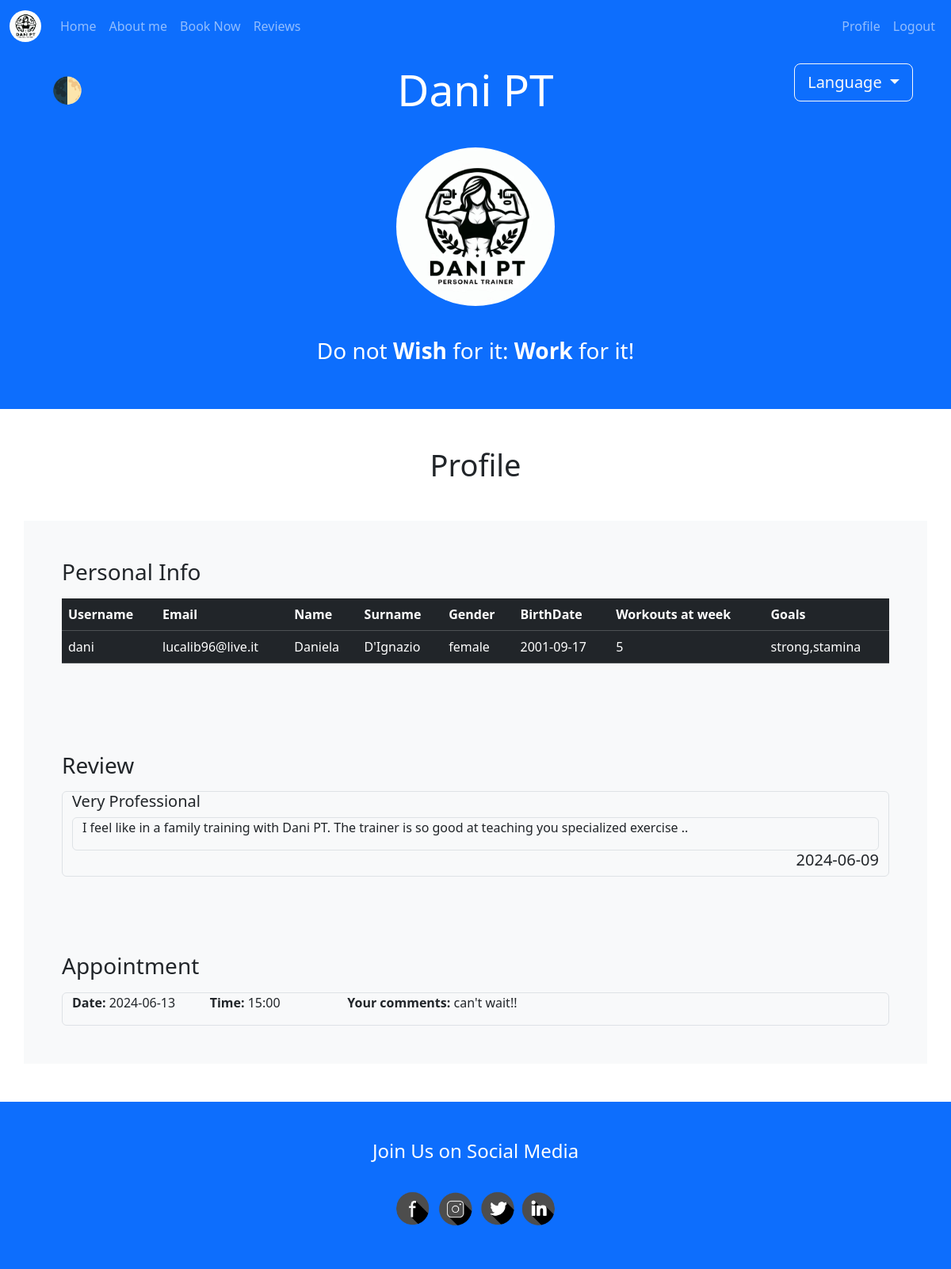
/profile (signed in), run on the app's committed database.
### tables this page shows
CREATE TABLE users(id integer primary key autoincrement, name text,surname text,gender text, birth date,workouts integer,password text, email text, username text unique,goals text);

CREATE TABLE reviews (id integer primary key autoincrement, username_id integer  unique, date date, title text, comment text );

CREATE TABLE booking(id integer primary key autoincrement, id_name integer, date date not null, time time not null, info text, unique(date,time));

### app.py (the view)
@app.route("/profile")
@login_required
def profile():
    personal_info = db.execute("""SELECT name, surname, gender, birth, workouts, email, username, goals
                               FROM users WHERE id = ?""", session["user_id"])
    review =  db.execute("""SELECT reviews.date, title, comment FROM reviews join users
                                 on users.id = username_id where users.id = ?""", session["user_id"])
    appointment = db.execute("SELECT date, time, info FROM booking WHERE id_name = ?", session["user_id"])
    print(appointment)
    return render_template("profile.html", personal_info=personal_info, review=review, appointment=appointment)

### app.py (called while the page is built)
@app.after_request
def after_request(response):
    response.headers["Cache-Control"] = "no-cache, no-store, must-revalidate"
    response.headers["Expires"] = 0
    response.headers["Pragma"] = "no-cache"
    return response

### helpers.py (called while the page is built)
def login_required(f):
    @wraps(f)
    def decorated_function(*args, **kwargs):
        if session.get("user_id") is None:
            return redirect("/login")
        return f(*args, **kwargs)
    return decorated_function

### templates/profile.html (shortened to what this page needs)
{% extends "layout.html" %}
{%block head%}
<link href="https://cdn.jsdelivr.net/npm/bootstrap@5.3.3/dist/css/bootstrap.min.css" rel="stylesheet">
<link href="{{ url_for('static', filename='style.css') }}" rel="stylesheet">
{%endblock%}
{% block main %}
    <h2 class="mt-5 titolo2">Profile</h2>
    <div class="container p-5 mt-5 bg-light text-dark tema">
        <h3>Personal Info</h3>
            <div class="table-responsive mt-3">
                <table class="table stripped-table table-dark table-bordeless">
                    <thead>
                        <tr>
                            <th>Username</th>
                            <th>Email</th>
                            <th>Name</th>
                            <th>Surname</th>
                            <th>Gender</th>
                            <th>BirthDate</th>
                            <th>Workouts at week</th>
                            <th>Goals</th>
                        </tr>
                    </thead>
                    <tbody>
                       {% for info in personal_info %}
                       <tr>
                        <td>{{info.username}}</td>
                        <td>{{info.email}}</td>
                        <td>{{info.name}}</td>
                        <td>{{info.surname}}</td>
                        <td>{{info.gender}}</td>
                        <td>{{info.birth}}</td>
                        <td>{{info.workouts}}</td>
                        <td>{{info.goals}}</td>
                    </tr>
                       {%endfor%}
                    </tbody>
                </table>
            </div>
    </div>
    {% if review %}
         <div class="container p-5  bg-light text-dark tema">
            <h3>Review</h3>
            {% for recensione in review %}
                <div class="mt-3 container border rounded">
                    <h5>{{recensione.title}} </h5>
                    <div class="container-fluid border rounded ">
                        <p style="text-align:justify">{{recensione.comment}}</p>
                    </div>
                    <div class="d-flex justify-content-end">
                        <h5>{{recensione.date}}</h5>
                    </div>
                </div>
            {% endfor %}
        </div>
    {%endif%}
    {% if appointment %}
         <div class="container p-5 mb-5 bg-light text-dark tema">
            <h3>Appointment</h3>
            {% for appuntamento in appointment %}
                <div class="mt-3 container border rounded">
                    <div class="row">
                        <div class="col-sm-2">
                            <p><b>Date:</b> {{appuntamento.date}}</p>
                        </div>
                        <div class="col-sm-2">
                            <p><b>Time:</b> {{appuntamento.time}}</p>
                        </div>
                        <div class="col-sm-8">
                            <p><b>Your comments:</b> {{appuntamento.info}}</p>
                        </div>
                    </div>
                </div>
            {% endfor %}
        </div>
    {%endif%}
{% endblock %}

### static/style.css (style rules this page uses)
.titolo2 { font-size:38px; text-align:center; }

### data on the page
users: username "dani", email "lucalib96@live.it", name "Daniela", surname "D'Ignazio", gender "female", birth "2001-09-17", workouts "5", goals "strong,stamina"
reviews: title "Very Professional", comment "I feel like in a family training with Dani PT. The trainer is so good at teaching you specialized exercise ..", date "2024-06-09"
booking: date "2024-06-13", time "15:00", info "can't wait!!"
